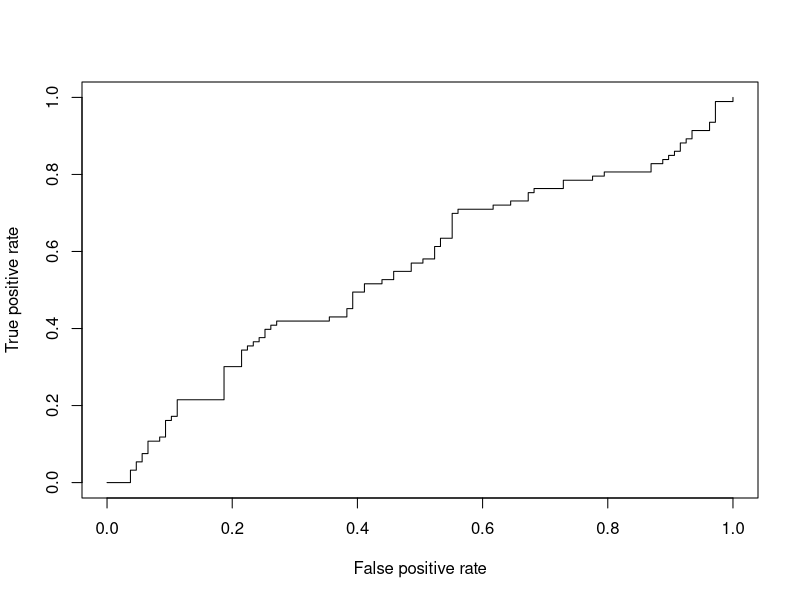
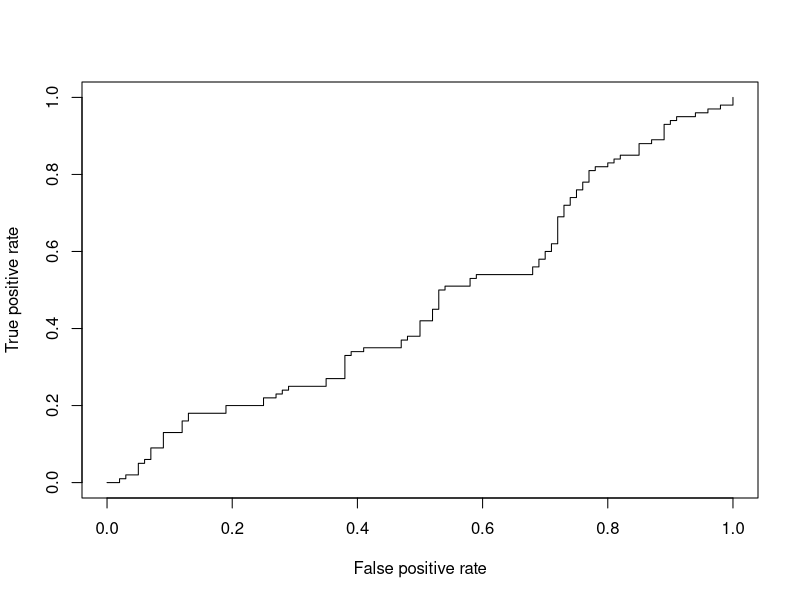
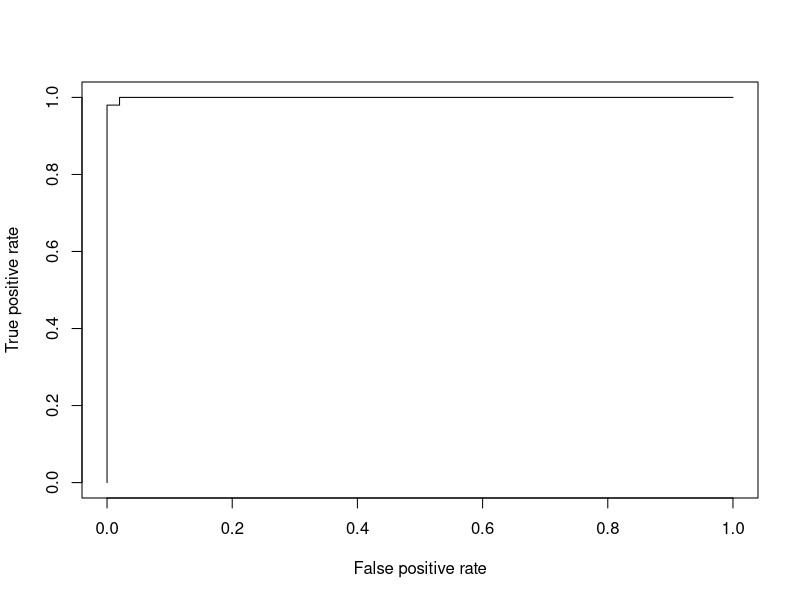
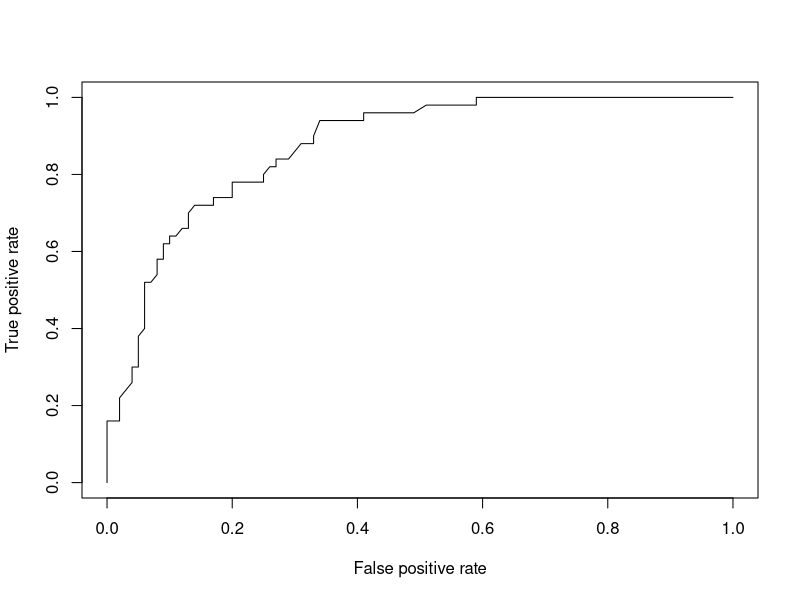
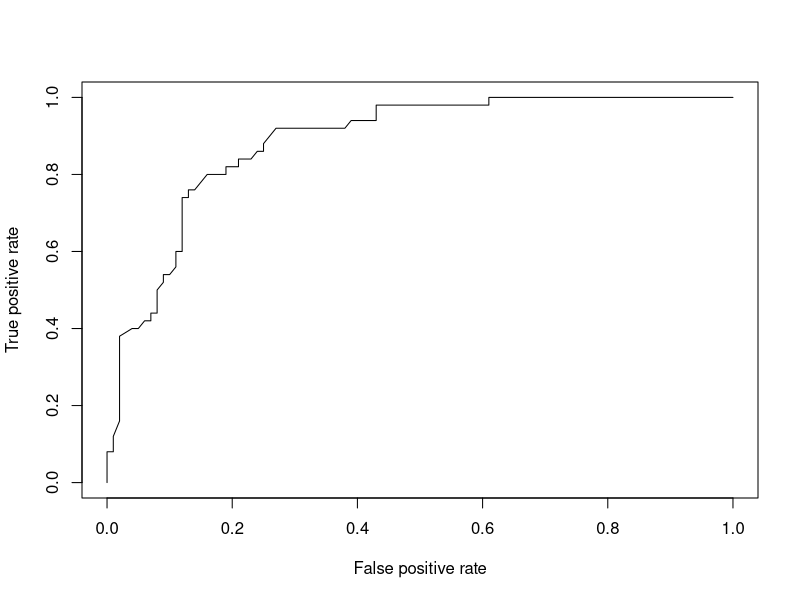

The R source for these figures, in order:
##########################################
#Editor: Kuo-Liang Ou
#National Tsing Hua University ILST
##########################################

if (!require("e1071")) install.packages("e1071")
library(e1071)
if (!require("ROCR")) install.packages("ROCR")
library(ROCR)
data(ROCR.simple)
set.seed(2025)
group=c(rep(0,times=100),rep(1,times=100)) #分兩組
#pred <- prediction( ROCR.simple$labels, ROCR.simple$labels)

# prediction 第一個參數位資料集，第二個參數為組別，目前支援二分法
# 多組以上需兩兩比較
pred1 <- prediction( rnorm(200,mean=1,sd=1), ROCR.simple$labels) 
pred1 <- prediction( rnorm(200,mean=2,sd=2), ROCR.simple$labels) 

perf <- performance(pred1,"tpr","fpr") 
perf
plot(perf)
perf <- performance(pred1, measure = "auc")   #area under curve
perf@y.values


########################################
pred2 <- prediction( rnorm(200,mean=1,sd=1), group) 
pred2 <- prediction( rnorm(200,mean=2,sd=2), group) 

perf2 <- performance(pred2,"tpr","fpr") 
perf2
plot(perf2)
perf2 <- performance(pred2, measure = "auc")   #area under curve
perf2@y.values

#########
#for IRIS
#########
iris$setosa <- as.numeric(iris$Species == "setosa")
mod1 <- svm(iris$setosa~Sepal.Length+Sepal.Width, data=iris, kernel="radial")

pred1 <- prediction(predict(mod1), iris$setosa)
perf1 <- performance(pred1,"tpr","fpr")
plot(perf1)
perf1 <- performance(pred1, measure = "auc")   #area under curve
perf1@y.values
#############
iris$vcolor <- as.numeric(iris$Species == "versicolor")
mod2 <- svm(iris$vcolor~Sepal.Length+Sepal.Width, data=iris, kernel="radial")

pred2 <- prediction(predict(mod2), iris$vcolor)
perf2 <- performance(pred2,"tpr","fpr")
plot(perf2)
perf2 <- performance(pred2, measure = "auc")   #area under curve
perf2@y.values
#############
iris$vnica <- as.numeric(iris$Species == "virginica")
mod3 <- svm(iris$vnica~Sepal.Length+Sepal.Width, data=iris, kernel="radial")

pred3 <- prediction(predict(mod3), iris$vnica)
perf3 <- performance(pred3,"tpr","fpr")
plot(perf3)
perf3 <- performance(pred3, measure = "auc")   #area under curve
perf3@y.values
